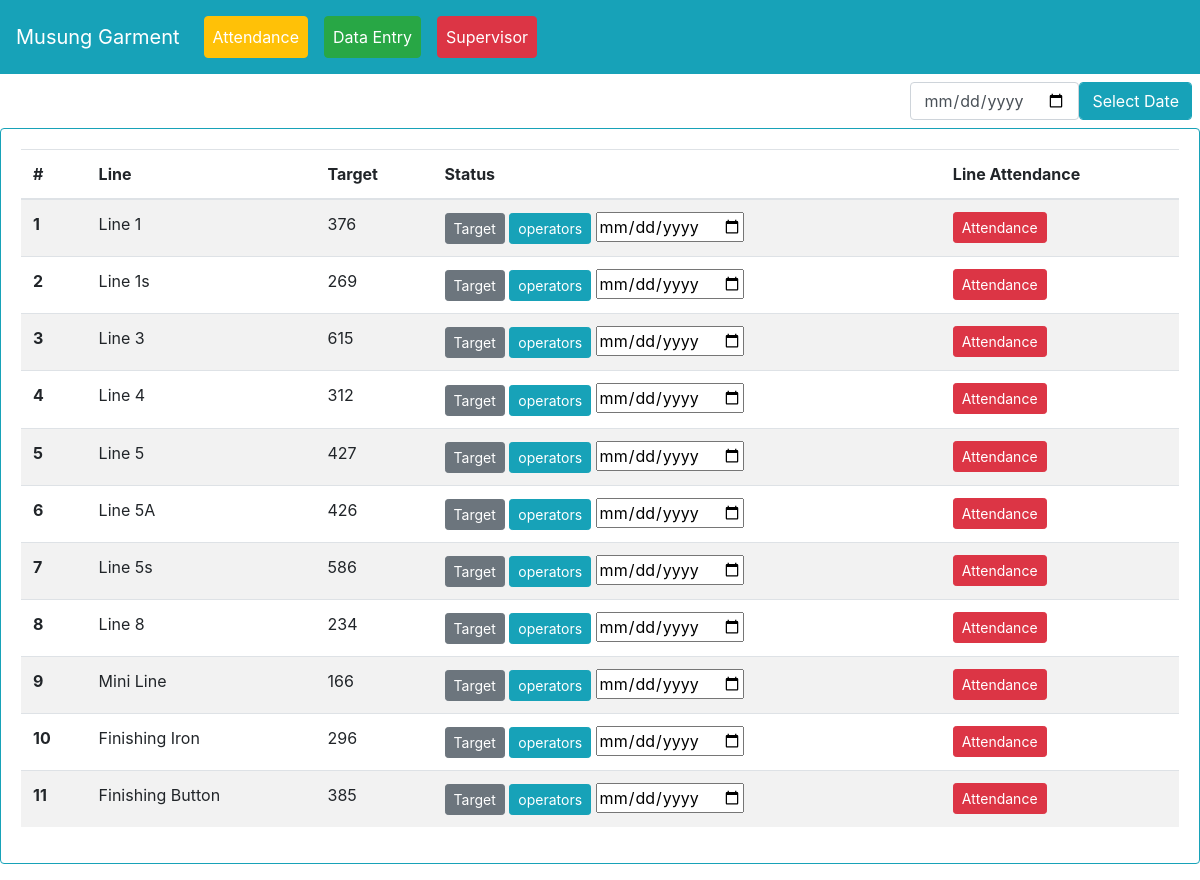
The app's page /attendance_backdate/, older data.
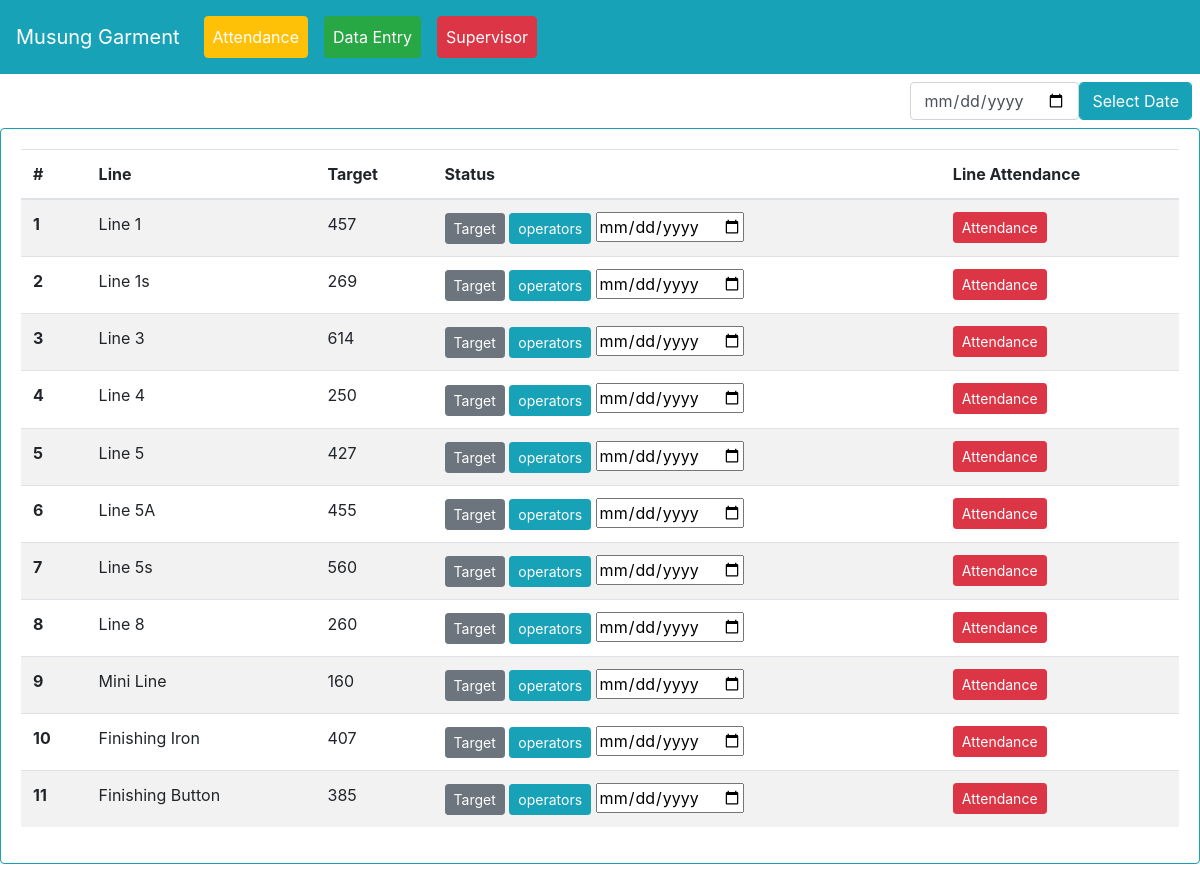
The same page, newer data.
### myapp/models.py (models this page shows, shortened)
class line(models.Model):
    line_name = models.CharField(max_length=255)
    target = models.PositiveIntegerField(default=0)

### myapp/views.py (the view)
# urls.py: path('attendance_backdate/', views.attendance_backdate, name='attendance_backdate'),
def attendance_backdate(request):
    bdate = request.POST.get('duedate')
    lis = line.objects.all()
    context = {'lis':lis, 'bdate':bdate}
    return render(request, 'attendance_backdate.html', context)

### templates/attendance_backdate.html (shortened to what this page needs)
{% extends 'base.html' %}
{% block content %}
<div class="d-flex justify-content-end">
  <form method="post" action="{% url 'myapp:attendance_backdate' %}">{% csrf_token %}
    <div class="row m-2">
      <input type="date" name="duedate"  class="form-control col datepicker">
      <input type="submit" class="form-control btn btn-md btn-info col" value="Select Date">
    </div>
  </form>
</div>
<div class="card border-info mb-3">
  <div class="card-body">
<table class="table table-striped" id="invlist">
  <thead>
    <tr class="lilisttr">
      <th scope="col">#</th>
      <th scope="col">Line</th>
      <th scope="col">Target</th>
      <th scope="col">Status</th>
      <th scope="col">Line Attendance</th>
    </tr>
  </thead>
  <tbody id="linelistTbl">
  	{% for i in lis %}
    <tr class="linetr">
      <th scope="row" class="lid">{{i.id}}</th>
      <td>{{i.line_name}}</td>
      <td>{{i.target}}</td>
      <td>
<button type="button" class="btn btn-sm btn-secondary" data-toggle="modal" data-target="#lineu-{{i.id}}">
  Target
</button>
    <a href="{% url 'myapp:operatoratt' i.id %}" class="btn btn-sm btn-info">operators</a>
    <input type="date" name="backd" value="{{bdate}}" class="bdate">
      </td>
      <td>
        <button type="button" class="dueattendance btn btn-sm btn-danger">Attendance</button>
      </td>
    </tr>
    {% endfor %}
  </tbody>
</table>
  </div>
</div>
{% endblock content %}

Row changes from the older to the newer data that the page shows:
changed line "Line 1": target "376" → "457"
changed line "Line 3": target "615" → "614"
changed line "Line 4": target "312" → "250"
changed line "Line 5A": target "426" → "455"
changed line "Line 5s": target "586" → "560"
changed line "Line 8": target "234" → "260"
changed line "Mini Line": target "166" → "160"
changed line "Finishing Iron": target "296" → "407"
